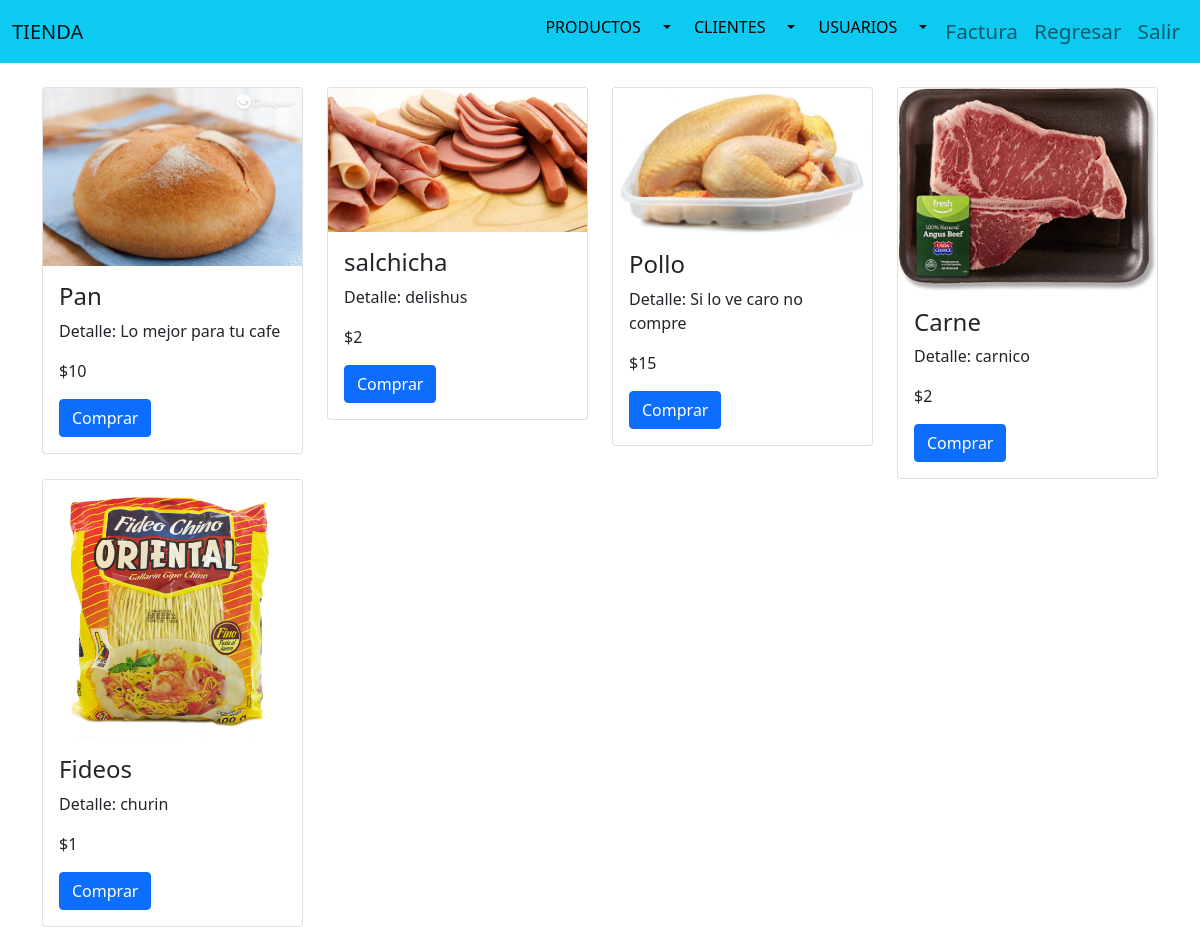
The page / on the database its author committed.
### tables this page shows
CREATE TABLE `productos` (
  `id` int(11) NOT NULL,
  `nombre` varchar(50) DEFAULT NULL,
  `marca` varchar(50) DEFAULT NULL,
  `detalle` varchar(50) DEFAULT NULL,
  `precio` decimal(10,0) DEFAULT NULL,
  `stock` int(11) DEFAULT NULL,
  `foto` varchar(500) DEFAULT NULL
);

### index.php (the view, shortened to what this page needs)
<?php
include("Plantillas/Encabezado.php");
include("Admin/BDD/Conexion.php");
$sql= "select * from productos where Stock > 3;";
$result = $conn->query($sql);
?>
<div class="container">
<div class="row">
    <?php while($row =$result->fetch_assoc()){?>
        <div class="col-md-3">
        <div class="card text-black">
        <img class="card-img-top" src="img/Productos/<?php echo $row['foto']?>" alt="">
        <div class="card-body">
                <h4 class="card-title"> <?php echo $row['nombre']?></h4>
                <p class="card-text"> Detalle: <?php echo $row['detalle']?></p>
                <p class="card-text"> $<?php echo $row['precio']?></p>
               <form action="CarritoLogica.php" method="POST">
                <button type="submit" class="btn btn-primary" name="Operacion" value="Add">Comprar</button>
                </form>
        </div>
        </div>
</div>
<?php
    }
?>
</div>
</div>

### Plantillas/Encabezado.php (shortened to what this page needs)
<!DOCTYPE html>
<html lang="en">
<head>
    <link rel="stylesheet" href="css/bootstrap.min.css" type="text/css" />
    <link rel="stylesheet" href="https://cdn.jsdelivr.net/npm/bootstrap-icons@1.7.2/font/bootstrap-icons.css">
</head>
<body  style="background: url('fond/fondo10.jpg') no-repeat; background-size:cover">
    <nav class="navbar navbar-expand-lg navbar-light bg-info">
        <div class="container-fluid" style="font-size: 1.3rem;">
            <a class="navbar-brand" href="index.php">TIENDA</a>
            <ul class="navbar-nav">
            <ul class="navbar-nav">
                <li class="nav-item">
                    <div class="btn-group">
                        <button type="button" class="btn btn-info" >PRODUCTOS</button>
                        <button type="button" class="btn btn-info dropdown-toggle dropdown-toggle-split"  data-bs-toggle="dropdown" aria-expanded="false">
                        </button>
                    </div>
        <li class="nav-item">
                    <div class="btn-group">
                        <button type="button" class="btn btn-info">CLIENTES</button>
                        <button type="button" class="btn btn-info dropdown-toggle dropdown-toggle-split" data-bs-toggle="dropdown" aria-expanded="false">
                        </button>
                    </div>
                </li>
                <li class="nav-item">
                    <div class="btn-group">
                        <button type="button" class="btn btn-info">USUARIOS</button>
                        <button type="button" class="btn btn-info dropdown-toggle dropdown-toggle-split" data-bs-toggle="dropdown" aria-expanded="false">
                        </button>
                    </div>
                </li>
                <li class="nav-item">
                    <a class="nav-link" href="factura.php">Factura</a>
                </li>
                <li class="nav-item">
                    <a class="nav-link" href="index.php">Regresar</a>
                </li>
                <li class="nav-item">
                    <a class="nav-link" href="login.php">Salir</a>
                </li>
                </li>
            </ul>
        </div>
    </nav>
    <br>

### rows shown on the page
productos: foto (picture), nombre "Pan", detalle "Lo mejor para tu cafe", precio "10"
productos: foto (picture), nombre "salchicha", detalle "delishus", precio "2"
productos: foto (picture), nombre "Pollo", detalle "Si lo ve caro no compre", precio "15"
productos: foto (picture), nombre "Carne", detalle "carnico", precio "2"
productos: foto (picture), nombre "Fideos", detalle "churin", precio "1"
